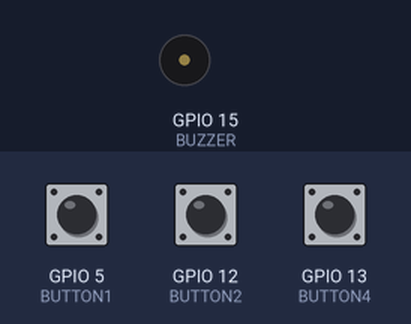
Recording of a sketch running on a simulated ESP8266 (NodeMCU). Shown: buzzer (waves = sounding). The inputs (shaded band) are chosen by the test bench; at power-on: GPIO 5 (BUTTON1) LOW, GPIO 12 (BUTTON2) LOW, GPIO 13 (BUTTON4) LOW.

Above: at 1.2 s.
1.3 s: GPIO 5 (BUTTON1) pulled HIGH for 1 s
At 1.7 s:
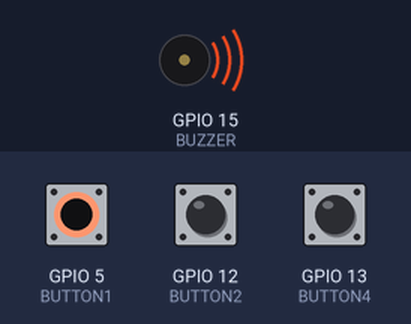
3.8 s: GPIO 12 (BUTTON2) pulled HIGH for 3.2 s
At 7.9 s:
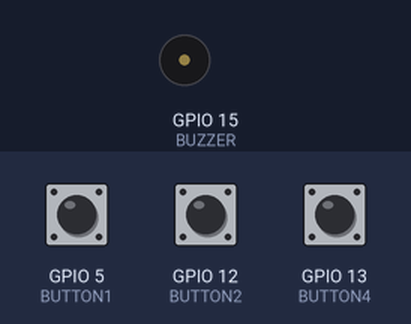
8.5 s: GPIO 5 (BUTTON1) pulled HIGH for 3.2 s
At 8.9 s:
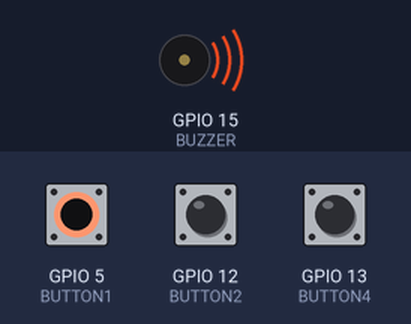
13.2 s: GPIO 13 (BUTTON4) pulled HIGH for 3.2 s
At 17.5 s:
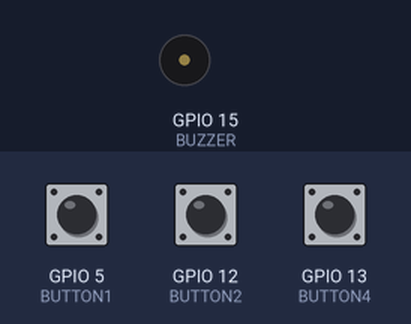
Timing chart, 0 to 18.9 s (numbered marks = the images above; inputs shaded):
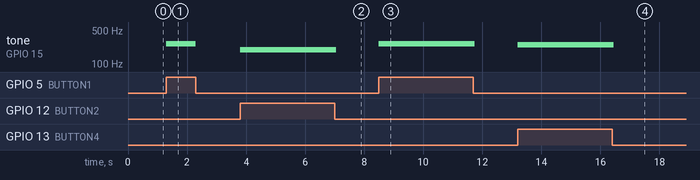

The sketch:

buzzer.ino
```cpp
#include "pitches.h"

#define BUZZER 15
#define BUTTON1 5
#define BUTTON2 12
#define BUTTON4 13

// notes in the melody:
int melody[] = {
  NOTE_C4, NOTE_G3, NOTE_G3, NOTE_A3, NOTE_G3, NOTE_B3, NOTE_C4
};

// note durations: 4 = quarter note, 8 = eighth note, etc.:
int noteDurations[] = {
  4, 4, 4, 4, 4, 4, 4, 4
};

int buttonState1 = 0;
int buttonState2 = 0;
int buttonState4 = 0;

void setup() {
  pinMode(BUTTON1, INPUT);
  pinMode(BUTTON2, INPUT);
  pinMode(BUTTON4, INPUT);
}

void loop() {
  buttonState1 = digitalRead(BUTTON1);
  buttonState2 = digitalRead(BUTTON2);
  buttonState4 = digitalRead(BUTTON4);

  if(buttonState1 == HIGH){
    int noteDuration = 1000 / noteDurations[0];
    tone(BUZZER, melody[0], noteDuration);
    delay(250);

    noTone(BUZZER);
  }

  if(buttonState2 == HIGH){
    int noteDuration = 1000 / noteDurations[1];
    tone(BUZZER, melody[1], noteDuration);
    delay(250);

    noTone(BUZZER);
  }

  if(buttonState4 == HIGH){
    int noteDuration = 1000 / noteDurations[3];
    tone(BUZZER, melody[5], noteDuration);
    delay(250);

    noTone(BUZZER);
  }
}
```

Measured:
- after the input at 1.3 s, tone on GPIO 15 (BUZZER): silent → 262 Hz at once, → silent 1.0 s later
- after the input at 3.8 s, tone on GPIO 15 (BUZZER): silent → 196 Hz at once, → silent 3.3 s later
- after the input at 8.5 s, tone on GPIO 15 (BUZZER): silent → 262 Hz at once, → silent 3.3 s later
- after the input at 13.2 s, tone on GPIO 15 (BUZZER): silent → 247 Hz at once, → silent 3.3 s later
